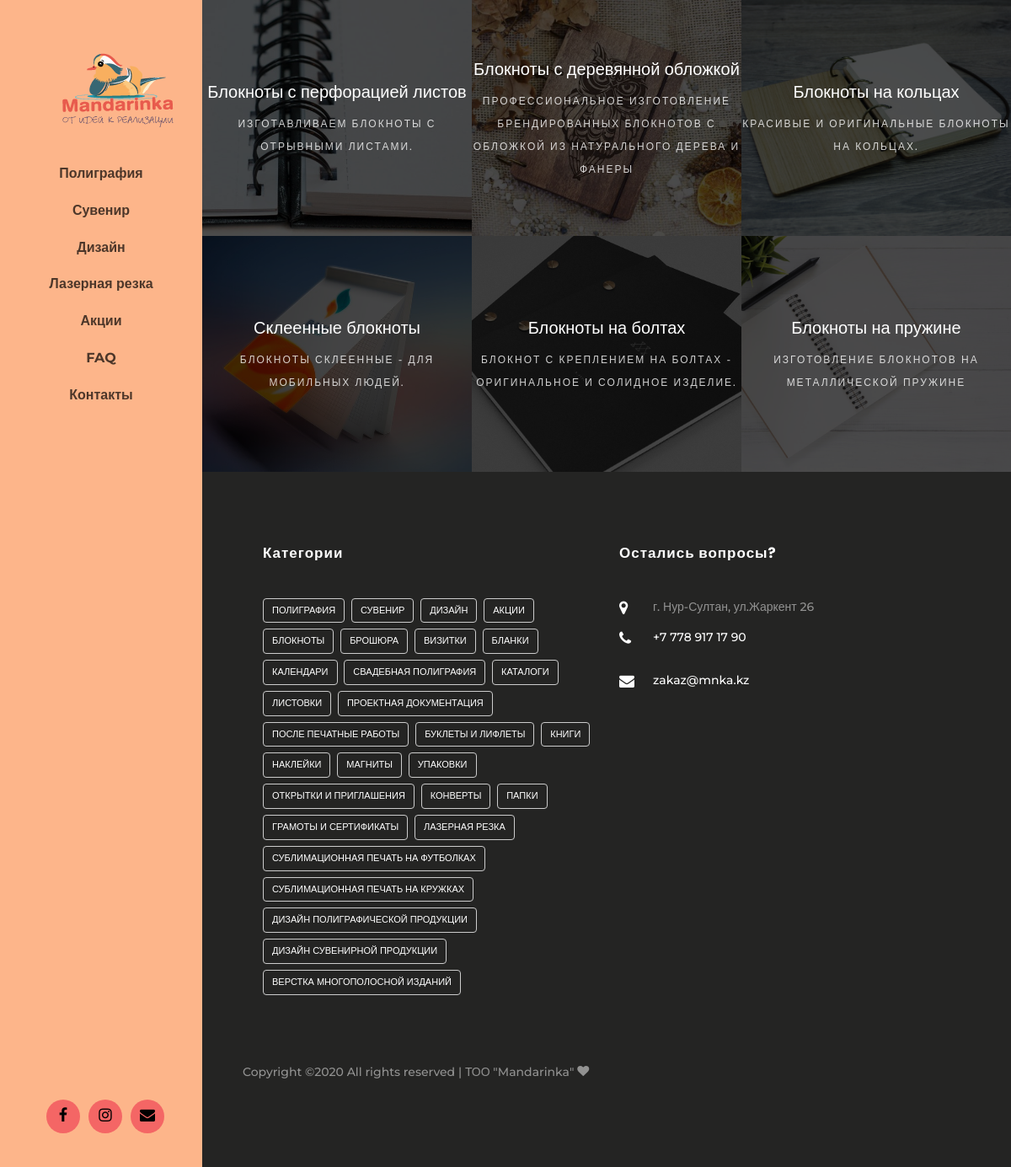
/category/bloknoty/, run on the app's committed database.
### menu/models.py (models this page shows, shortened)
class MenuItem(MPTTModel):
    title = models.CharField(_("Название пункта меню на сайте"), max_length=255)
    slug = models.CharField(_("Url"), max_length=255)
    parent = TreeForeignKey(
        'self',
        verbose_name=_("Родительский пункт"),
        on_delete=models.CASCADE,
        null=True,
        blank=True,
        related_name='children'
    )
    menu = models.ForeignKey('Menu', verbose_name=_("Меню"), on_delete=models.CASCADE)
    sort = models.PositiveIntegerField(_('Порядок'), default=0)
    published = models.BooleanField(_("Отображать?"), default=True)
    class Meta:
        verbose_name = _("Пункт меню")
        verbose_name_plural = _("Пункты меню")
    class MPTTMeta:
        order_insertion_by = ('sort',)

### blog/models.py (models this page shows, shortened)
class Post(models.Model):
    title = models.CharField("Заголовок", max_length=250)
    mini_text = models.TextField("Короткое описание")
    text = models.TextField("Полный текст")
    create_date = models.DateTimeField("дата создания", auto_now=True)
    slug = models.SlugField("url", max_length=100, unique=True)
    edit_date = models.DateTimeField(
        "дата редактирования",
        default=timezone.now,
        blank=True,
        null=True
    )
    published_date = models.DateTimeField(
        "дата публикации",
        default=timezone.now,
        blank=True,
        null=True
    )
    image = models.ImageField("главная фотография", upload_to="post/", null=True, blank=True)
    category = models.ManyToManyField(
        Category,
        verbose_name="Категория",
    )
    published = models.BooleanField("опубликовать?", default=True)
    sort = models.PositiveIntegerField('порядок', default=0)
    class Meta:
        verbose_name = "Пост"
        verbose_name_plural = "Посты"
        ordering = ['sort', '-published_date', ]
    def get_absolute_url(self):
        return reverse('blog:detail_post', kwargs={'slug': self.slug})
    def name_category(self):
        return '\n, \n '.join([str(child.name) for child in self.category.all()])
    name_category.short_description = 'Привязка к категориям'

class Category(MPTTModel):
    name = models.CharField("Название категории", max_length=100)
    slug = models.SlugField("url", max_length=100, unique=True)
    parent = TreeForeignKey(
        'self',
        verbose_name="Родительская категория",
        on_delete=models.CASCADE,
        null=True,
        blank=True,
        related_name='children'
    )
    published = models.BooleanField("отображать?", default=True)
    sort = models.PositiveIntegerField('порядок', default=0)
    class Meta:
        verbose_name = 'Категория'
        verbose_name_plural = 'Категории'
    class MPTTMeta:
        order_insertion_by = ('sort',)
    def get_absolute_url(self):
        return reverse('blog:category', kwargs={'category_slug': self.slug})

### blog/views.py (the view)
# urls.py: path('', views.PostListView.as_view(), name='home'),
class PostListView(View):
    def get_queryset(self):
        return Post.objects.filter(published=True, published_date__lte=datetime.now())
    def get(self, request, category_slug=None, tag_slug=None):
        categories = Category.objects.filter(published=True)
        menu = MenuItem.objects.filter(published=True)
        if category_slug is not None:
            posts = self.get_queryset().filter(category__slug=category_slug, category__published=True)
        elif tag_slug is not None:
            posts = self.get_queryset().filter(tags__slug=tag_slug, tags__published=True)
        else:
            posts = self.get_queryset()
        context = {
            'categories': categories,
            'post_list': posts,
            'menu': menu,
        }
        return render(request, 'blog/home.html', context)

### templates/blog/home.html
{% extends 'base.html' %}
{% block content %}
 <section class="ftco-section-2">
            <div class="photograhy">
                <div class="row no-gutters">
                    {% for post in post_list %}
                        <div class="col-md-4 ftco-animate">
                            <div
                               class="photography-entry img  d-flex justify-content-center align-items-center"
                               style="background-image: url({{ post.image.url }});">
                                <div class="overlay"></div>
                                <div class="text text-center">
                                    <a href="{{ post.get_absolute_url }}"><h3>{{ post.title }}</h3>
                                    <span class="tag">{{ post.mini_text }} </span>
                                    </a>
                                </div>
                            </div>
                        </div>
                    {% endfor %}
                </div>
            </div>
        </section>
{% endblock content %}

### templates/base.html (shortened to what this page needs)
{% load static %}
<!DOCTYPE html>
<html lang="ru">
<head>
    <link rel="stylesheet" href="{% static 'css/open-iconic-bootstrap.min.css' %}">
    <link rel="stylesheet" href="{% static 'css/animate.css' %}">
    <link rel="stylesheet" href="{% static 'css/owl.carousel.min.css' %}">
    <link rel="stylesheet" href="{% static 'css/owl.theme.default.min.css' %}">
    <link rel="stylesheet" href="{% static 'css/magnific-popup.css' %}">
    <link rel="stylesheet" href="{% static 'css/aos.css' %}">
    <link rel="stylesheet" href="{% static 'css/ionicons.min.css' %}">
    <link rel="stylesheet" href="{% static 'css/bootstrap-datepicker.css' %}">
    <link rel="stylesheet" href="{% static 'css/jquery.timepicker.css' %}">
    <link rel="stylesheet" href="{% static 'css/flaticon.css' %}">
    <link rel="stylesheet" href="{% static 'css/icomoon.css' %}">
    <link rel="stylesheet" href="{% static 'css/style.css' %}">
</head>
<body>
<div id="colorlib-page">
   {% load static %}
<aside id="colorlib-aside" role="complementary" class="js-fullheight text-center">
			<h1 id="colorlib-logo"><a href="{% url 'blog:home' %}" ><img src="{% static 'images/logo.png' %}" alt="" ></a></h1>
			<nav id="colorlib-main-menu" role="navigation">
				<ul>
                    {% for m in menu %}
					<li><a href="{{ m.slug }}">{{ m.title }}</a></li>
                    {% endfor %}
				</ul>
			</nav>
			<div class="colorlib-footer">
					<div class="d-flex justify-content-center">
					<ul class="d-flex align-items-center">
						<li class="d-flex align-items-center jusitfy-content-center"><a href="#"><i class="icon-facebook"></i></a></li>
						<li class="d-flex align-items-center jusitfy-content-center"><a href="#"><i class="icon-instagram"></i></a></li>
						<li class="d-flex align-items-center jusitfy-content-center"><a href="#"><i class="icon-envelope"></i></a></li>
					</ul>
				</div>
			</div>
		</aside>
    <div id="colorlib-main">
        {% block content %}
        {% endblock %}
        <footer class="ftco-footer ftco-bg-dark ftco-section">
            <div class="container px-md-5">
                <div class="row mb-5">
                    <div class="col-md">
                        <div class="ftco-footer-widget mb-4 ml-md-4">
                            <h2 class="ftco-heading-2">Категории</h2>
                            <ul class="tagcloud">
                            {% for category in categories %}
                                <a href="{{ category.get_absolute_url }}" class="text-white">{{ category.name }}</a>
                            {% endfor %}
                            </ul>
                        </div>
                    </div>
                    <div class="col-md">
                        <div class="ftco-footer-widget mb-4">
                            <h2 class="ftco-heading-2">Остались вопросы?</h2>
                            <div class="block-23 mb-3">
                                <ul>
                                    <li><span class="icon icon-map-marker"></span><span class="text">г. Нур-Султан, ул.Жаркент 26</span>
                                    </li>
                                    <li><a href="#"><span class="icon icon-phone"></span><span class="text">+7 778 917 17 90</span></a>
                                    </li>
                                    <li><a href="#"><span class="icon icon-envelope"></span><span class="text">zakaz@mnka.kz</span></a>
                                    </li>
                                </ul>
                            </div>
                        </div>
                    </div>
                </div>
                <div class="row">
                    <div class="col-md-12">
                        <p>
                            Copyright &copy;<script>document.write(new Date().getFullYear());</script>
                            All rights reserved | ТОО "Mandarinka" <i class="icon-heart"
                                                                                aria-hidden="true"></i>
                            </p>
                    </div>
                </div>
            </div>
        </footer>
    </div>
</body>
</html>

### static/css/icomoon.css (style rules this page uses)
[class^="icon-"], [class*=" icon-"] { font-family: 'icomoon' !important; speak: none; font-style: normal; font-weight: normal; font-variant: normal; text-transform: none; line-height: 1; -webkit-font-smoothing: antialiased; -moz-osx-font-smoothing: grayscale; }
.icon-heart:before { content: "\f004"; }
.icon-map-marker:before { content: "\f041"; }
.icon-phone:before { content: "\f095"; }
.icon-facebook:before { content: "\f09a"; }
.icon-envelope:before { content: "\f0e0"; }
.icon-instagram:before { content: "\f16d"; }

### data on the page
MenuItem: title "Полиграфия"
MenuItem: title "Сувенир"
MenuItem: title "Дизайн"
MenuItem: title "Лазерная резка"
MenuItem: title "Акции"
MenuItem: title "FAQ"
MenuItem: title "Контакты"
Post: image (picture), title "Блокноты с перфорацией листов", mini_text "ИЗГОТАВЛИВАЕМ БЛОКНОТЫ С ОТРЫВНЫМИ ЛИСТАМИ."
Post: image (picture), title "Блокноты с деревянной обложкой", mini_text "ПРОФЕССИОНАЛЬНОЕ ИЗГОТОВЛЕНИЕ БРЕНДИРОВАННЫХ БЛОКНОТОВ С ОБЛОЖКОЙ ИЗ НАТУРАЛЬНОГО ДЕРЕВА И ФАНЕРЫ"
Post: image (picture), title "Блокноты на кольцах", mini_text "КРАСИВЫЕ И ОРИГИНАЛЬНЫЕ БЛОКНОТЫ НА КОЛЬЦАХ."
Post: image (picture), title "Склеенные блокноты", mini_text "БЛОКНОТЫ СКЛЕЕННЫЕ - ДЛЯ МОБИЛЬНЫХ ЛЮДЕЙ."
Post: image (picture), title "Блокноты на болтах", mini_text "БЛОКНОТ С КРЕПЛЕНИЕМ НА БОЛТАХ - ОРИГИНАЛЬНОЕ И СОЛИДНОЕ ИЗДЕЛИЕ."
Post: image (placeholder picture), title "Блокноты на пружине", mini_text "ИЗГОТОВЛЕНИЕ БЛОКНОТОВ НА МЕТАЛЛИЧЕСКОЙ ПРУЖИНЕ"
Category: name "ПОЛИГРАФИЯ"
Category: name "СУВЕНИР"
Category: name "ДИЗАЙН"
Category: name "АКЦИИ"
Category: name "БЛОКНОТЫ"
Category: name "БРОШЮРА"
Category: name "ВИЗИТКИ"
Category: name "БЛАНКИ"
Category: name "КАЛЕНДАРИ"
Category: name "СВАДЕБНАЯ ПОЛИГРАФИЯ"
Category: name "КАТАЛОГИ"
Category: name "ЛИСТОВКИ"
Category: name "ПРОЕКТНАЯ ДОКУМЕНТАЦИЯ"
Category: name "ПОСЛЕ ПЕЧАТНЫЕ РАБОТЫ"
Category: name "БУКЛЕТЫ И ЛИФЛЕТЫ"
Category: name "КНИГИ"
Category: name "НАКЛЕЙКИ"
Category: name "МАГНИТЫ"
Category: name "УПАКОВКИ"
Category: name "ОТКРЫТКИ И ПРИГЛАШЕНИЯ"
Category: name "КОНВЕРТЫ"
Category: name "ПАПКИ"
Category: name "ГРАМОТЫ И СЕРТИФИКАТЫ"
Category: name "ЛАЗЕРНАЯ РЕЗКА"
Category: name "СУБЛИМАЦИОННАЯ ПЕЧАТЬ НА ФУТБОЛКАХ"
Category: name "СУБЛИМАЦИОННАЯ ПЕЧАТЬ НА КРУЖКАХ"
Category: name "ДИЗАЙН ПОЛИГРАФИЧЕСКОЙ ПРОДУКЦИИ"
Category: name "ДИЗАЙН СУВЕНИРНОЙ ПРОДУКЦИИ"
Category: name "ВЕРСТКА МНОГОПОЛОСНОЙ ИЗДАНИЙ"
